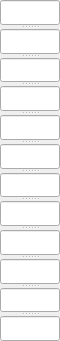
   <widget class="QSplitter" name="hours">
    <property name="enabled">
     <bool>true</bool>
    </property>
    <property name="geometry">
     <rect>
      <x>111</x>
      <y>16</y>
      <width>60</width>
      <height>341</height>
     </rect>
    </property>
    <property name="sizePolicy">
     <sizepolicy hsizetype="Fixed" vsizetype="Fixed">
      <horstretch>0</horstretch>
      <verstretch>0</verstretch>
     </sizepolicy>
    </property>
    <property name="maximumSize">
     <size>
      <width>60</width>
      <height>535</height>
     </size>
    </property>
    <property name="font">
     <font>
      <pointsize>10</pointsize>
     </font>
    </property>
    <property name="inputMethodHints">
     <set>Qt::ImhDialableCharactersOnly|Qt::ImhNoPredictiveText|Qt::ImhPreferNumbers</set>
    </property>
    <property name="orientation">
     <enum>Qt::Vertical</enum>
    </property>
    <widget class="QLineEdit" name="celSep">
     <property name="enabled">
      <bool>true</bool>
     </property>
     <property name="sizePolicy">
      <sizepolicy hsizetype="Fixed" vsizetype="Fixed">
       <horstretch>0</horstretch>
       <verstretch>0</verstretch>
      </sizepolicy>
     </property>
     <property name="maximumSize">
      <size>
       <width>60</width>
       <height>40</height>
      </size>
     </property>
     <property name="font">
      <font>
       <pointsize>10</pointsize>
      </font>
     </property>
     <property name="mouseTracking">
      <bool>false</bool>
     </property>
     <property name="acceptDrops">
      <bool>false</bool>
     </property>
     <property name="toolTip">
      <string notr="true"/>
     </property>
     <property name="statusTip">
      <string notr="true"/>
     </property>
     <property name="whatsThis">
      <string notr="true"/>
     </property>
     <property name="accessibleName">
      <string notr="true"/>
     </property>
     <property name="accessibleDescription">
      <string notr="true"/>
     </property>
     <property name="inputMethodHints">
      <set>Qt::ImhNoPredictiveText|Qt::ImhPreferNumbers</set>
     </property>
     <property name="inputMask">
      <string notr="true"/>
     </property>
     <property name="frame">
      <bool>true</bool>
     </property>
     <property name="cursorPosition">
      <number>0</number>
     </property>
     <property name="clearButtonEnabled">
      <bool>true</bool>
     </property>
    </widget>
    <widget class="QLineEdit" name="celOct">
     <property name="enabled">
      <bool>true</bool>
     </property>
     <property name="sizePolicy">
      <sizepolicy hsizetype="Fixed" vsizetype="Fixed">
       <horstretch>0</horstretch>
       <verstretch>0</verstretch>
      </sizepolicy>
     </property>
     <property name="maximumSize">
      <size>
       <width>60</width>
       <height>40</height>
      </size>
     </property>
     <property name="font">
      <font>
       <pointsize>10</pointsize>
      </font>
     </property>
     <property name="inputMethodHints">
      <set>Qt::ImhDialableCharactersOnly|Qt::ImhNoPredictiveText|Qt::ImhPreferNumbers</set>
     </property>
     <property name="cursorPosition">
      <number>0</number>
     </property>
     <property name="clearButtonEnabled">
      <bool>true</bool>
     </property>
    </widget>
    <widget class="QLineEdit" name="celNov">
     <property name="enabled">
      <bool>true</bool>
     </property>
     <property name="sizePolicy">
      <sizepolicy hsizetype="Fixed" vsizetype="Fixed">
       <horstretch>0</horstretch>
       <verstretch>0</verstretch>
      </sizepolicy>
     </property>
     <property name="maximumSize">
      <size>
       <width>60</width>
       <height>40</height>
      </size>
     </property>
     <property name="font">
      <font>
       <pointsize>10</pointsize>
      </font>
     </property>
     <property name="inputMethodHints">
      <set>Qt::ImhDialableCharactersOnly|Qt::ImhNoPredictiveText|Qt::ImhPreferNumbers</set>
     </property>
     <property name="cursorPosition">
      <number>0</number>
     </property>
     <property name="clearButtonEnabled">
      <bool>true</bool>
     </property>
    </widget>
    <widget class="QLineEdit" name="celDec">
     <property name="enabled">
      <bool>true</bool>
     </property>
     <property name="sizePolicy">
      <sizepolicy hsizetype="Fixed" vsizetype="Fixed">
       <horstretch>0</horstretch>
       <verstretch>0</verstretch>
      </sizepolicy>
     </property>
     <property name="maximumSize">
      <size>
       <width>60</width>
       <height>40</height>
      </size>
     </property>
     <property name="font">
      <font>
       <pointsize>10</pointsize>
      </font>
     </property>
     <property name="inputMethodHints">
      <set>Qt::ImhDialableCharactersOnly|Qt::ImhNoPredictiveText|Qt::ImhPreferNumbers</set>
     </property>
     <property name="cursorPosition">
      <number>0</number>
     </property>
     <property name="clearButtonEnabled">
      <bool>true</bool>
     </property>
    </widget>
    <widget class="QLineEdit" name="celJan">
     <property name="enabled">
      <bool>true</bool>
     </property>
     <property name="sizePolicy">
      <sizepolicy hsizetype="Fixed" vsizetype="Fixed">
       <horstretch>0</horstretch>
       <verstretch>0</verstretch>
      </sizepolicy>
     </property>
     <property name="maximumSize">
      <size>
       <width>60</width>
       <height>40</height>
      </size>
     </property>
     <property name="font">
      <font>
       <pointsize>10</pointsize>
      </font>
     </property>
     <property name="inputMethodHints">
      <set>Qt::ImhDialableCharactersOnly|Qt::ImhNoPredictiveText|Qt::ImhPreferNumbers</set>
     </property>
     <property name="cursorPosition">
      <number>0</number>
     </property>
     <property name="clearButtonEnabled">
      <bool>true</bool>
     </property>
    </widget>
    <widget class="QLineEdit" name="celFeb">
     <property name="enabled">
      <bool>true</bool>
     </property>
     <property name="sizePolicy">
      <sizepolicy hsizetype="Fixed" vsizetype="Fixed">
       <horstretch>0</horstretch>
       <verstretch>0</verstretch>
      </sizepolicy>
     </property>
     <property name="maximumSize">
      <size>
       <width>60</width>
       <height>40</height>
      </size>
     </property>
     <property name="font">
      <font>
       <pointsize>10</pointsize>
      </font>
     </property>
     <property name="inputMethodHints">
      <set>Qt::ImhDialableCharactersOnly|Qt::ImhNoPredictiveText|Qt::ImhPreferNumbers</set>
     </property>
     <property name="cursorPosition">
      <number>0</number>
     </property>
     <property name="clearButtonEnabled">
      <bool>true</bool>
     </property>
    </widget>
    <widget class="QLineEdit" name="celMar">
     <property name="enabled">
      <bool>true</bool>
     </property>
     <property name="sizePolicy">
      <sizepolicy hsizetype="Fixed" vsizetype="Fixed">
       <horstretch>0</horstretch>
       <verstretch>0</verstretch>
      </sizepolicy>
     </property>
     <property name="maximumSize">
      <size>
       <width>60</width>
       <height>40</height>
      </size>
     </property>
     <property name="font">
      <font>
       <pointsize>10</pointsize>
      </font>
     </property>
     <property name="inputMethodHints">
      <set>Qt::ImhDialableCharactersOnly|Qt::ImhNoPredictiveText|Qt::ImhPreferNumbers</set>
     </property>
     <property name="cursorPosition">
      <number>0</number>
     </property>
     <property name="clearButtonEnabled">
      <bool>true</bool>
     </property>
    </widget>
    <widget class="QLineEdit" name="celApr">
     <property name="enabled">
      <bool>true</bool>
     </property>
     <property name="sizePolicy">
      <sizepolicy hsizetype="Fixed" vsizetype="Fixed">
       <horstretch>0</horstretch>
       <verstretch>0</verstretch>
      </sizepolicy>
     </property>
     <property name="maximumSize">
      <size>
       <width>60</width>
       <height>40</height>
      </size>
     </property>
     <property name="font">
      <font>
       <pointsize>10</pointsize>
      </font>
     </property>
     <property name="inputMethodHints">
      <set>Qt::ImhDialableCharactersOnly|Qt::ImhNoPredictiveText|Qt::ImhPreferNumbers</set>
     </property>
     <property name="cursorPosition">
      <number>0</number>
     </property>
     <property name="clearButtonEnabled">
      <bool>true</bool>
     </property>
    </widget>
    <widget class="QLineEdit" name="celMay">
     <property name="enabled">
      <bool>true</bool>
     </property>
     <property name="sizePolicy">
      <sizepolicy hsizetype="Fixed" vsizetype="Fixed">
       <horstretch>0</horstretch>
       <verstretch>0</verstretch>
      </sizepolicy>
     </property>
     <property name="maximumSize">
      <size>
       <width>60</width>
       <height>40</height>
      </size>
     </property>
     <property name="font">
      <font>
       <pointsize>10</pointsize>
      </font>
     </property>
     <property name="inputMethodHints">
      <set>Qt::ImhDialableCharactersOnly|Qt::ImhNoPredictiveText|Qt::ImhPreferNumbers</set>
     </property>
     <property name="cursorPosition">
      <number>0</number>
     </property>
     <property name="clearButtonEnabled">
      <bool>true</bool>
     </property>
    </widget>
    <widget class="QLineEdit" name="celJun">
     <property name="enabled">
      <bool>true</bool>
     </property>
     <property name="sizePolicy">
      <sizepolicy hsizetype="Fixed" vsizetype="Fixed">
       <horstretch>0</horstretch>
       <verstretch>0</verstretch>
      </sizepolicy>
     </property>
     <property name="maximumSize">
      <size>
       <width>60</width>
       <height>40</height>
      </size>
     </property>
     <property name="font">
      <font>
       <pointsize>10</pointsize>
      </font>
     </property>
     <property name="inputMethodHints">
      <set>Qt::ImhDialableCharactersOnly|Qt::ImhNoPredictiveText|Qt::ImhPreferNumbers</set>
     </property>
     <property name="cursorPosition">
      <number>0</number>
     </property>
     <property name="clearButtonEnabled">
      <bool>true</bool>
     </property>
    </widget>
    <widget class="QLineEdit" name="celJul">
     <property name="enabled">
      <bool>true</bool>
     </property>
     <property name="sizePolicy">
      <sizepolicy hsizetype="Fixed" vsizetype="Fixed">
       <horstretch>0</horstretch>
       <verstretch>0</verstretch>
      </sizepolicy>
     </property>
     <property name="maximumSize">
      <size>
       <width>60</width>
       <height>40</height>
      </size>
     </property>
     <property name="font">
      <font>
       <pointsize>10</pointsize>
      </font>
     </property>
     <property name="inputMethodHints">
      <set>Qt::ImhDialableCharactersOnly|Qt::ImhNoPredictiveText|Qt::ImhPreferNumbers</set>
     </property>
     <property name="cursorPosition">
      <number>0</number>
     </property>
     <property name="clearButtonEnabled">
      <bool>true</bool>
     </property>
    </widget>
    <widget class="QLineEdit" name="celAug">
     <property name="enabled">
      <bool>true</bool>
     </property>
     <property name="sizePolicy">
      <sizepolicy hsizetype="Fixed" vsizetype="Fixed">
       <horstretch>0</horstretch>
       <verstretch>0</verstretch>
      </sizepolicy>
     </property>
     <property name="maximumSize">
      <size>
       <width>60</width>
       <height>40</height>
      </size>
     </property>
     <property name="font">
      <font>
       <pointsize>10</pointsize>
      </font>
     </property>
     <property name="inputMethodHints">
      <set>Qt::ImhDialableCharactersOnly|Qt::ImhNoPredictiveText|Qt::ImhPreferNumbers</set>
     </property>
     <property name="cursorPosition">
      <number>0</number>
     </property>
     <property name="clearButtonEnabled">
      <bool>true</bool>
     </property>
    </widget>
   </widget>
